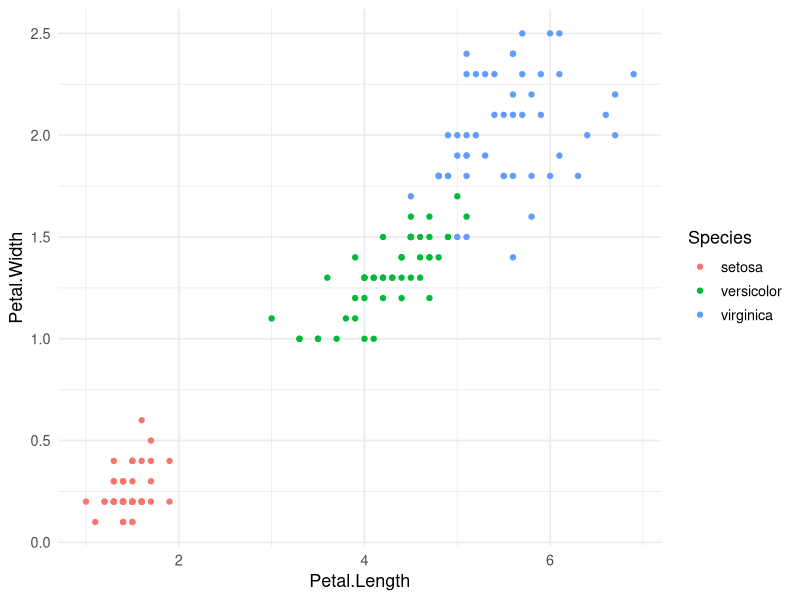
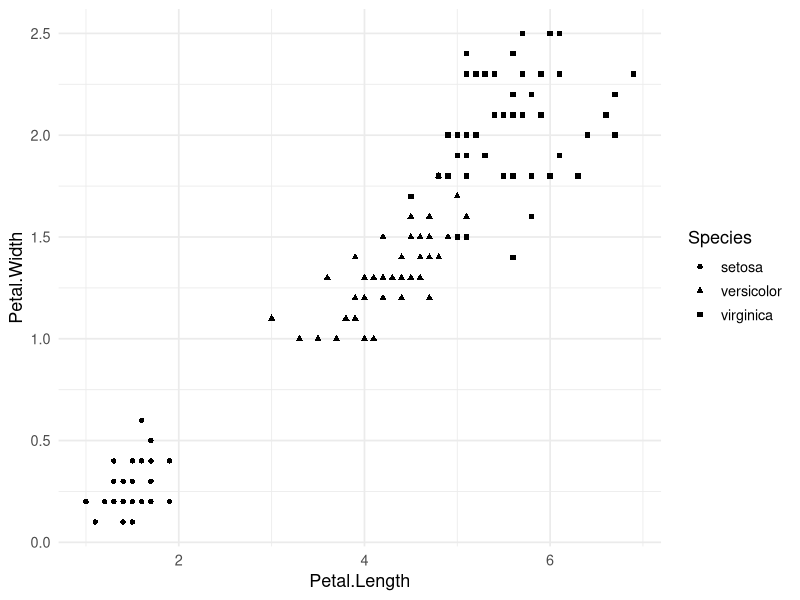
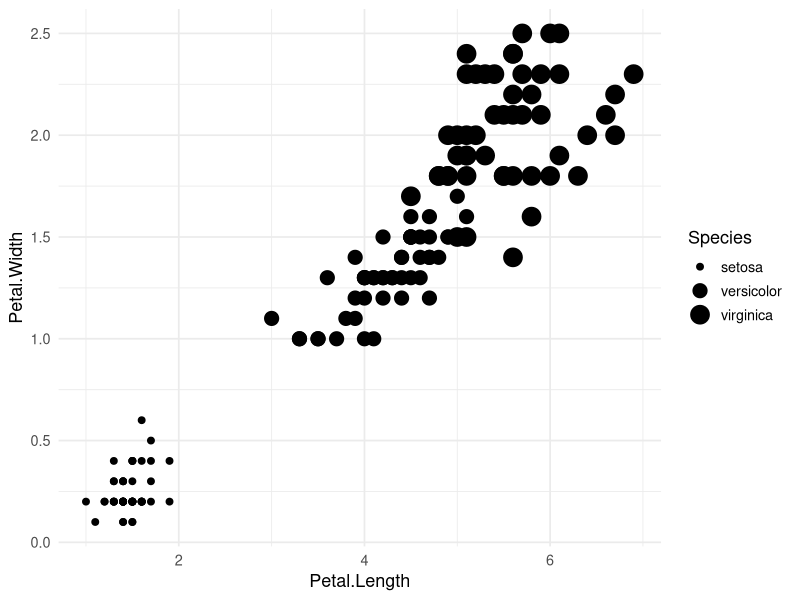
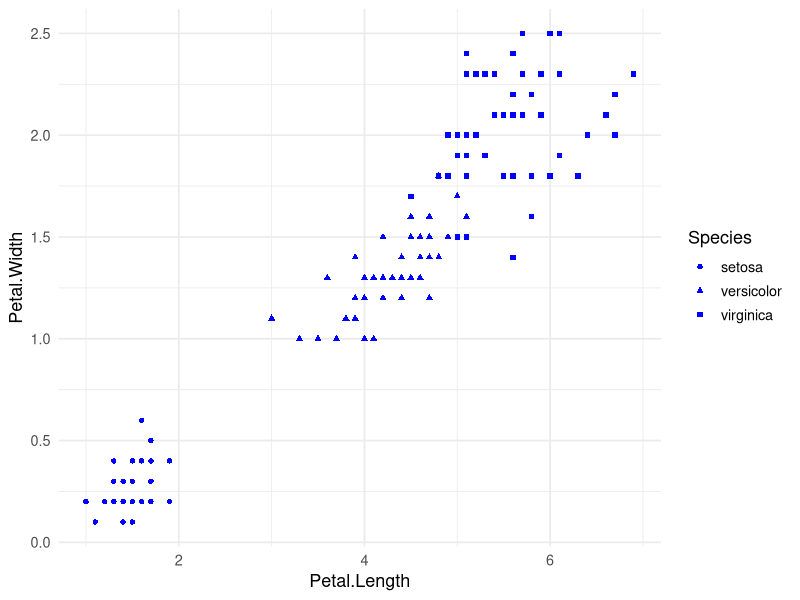
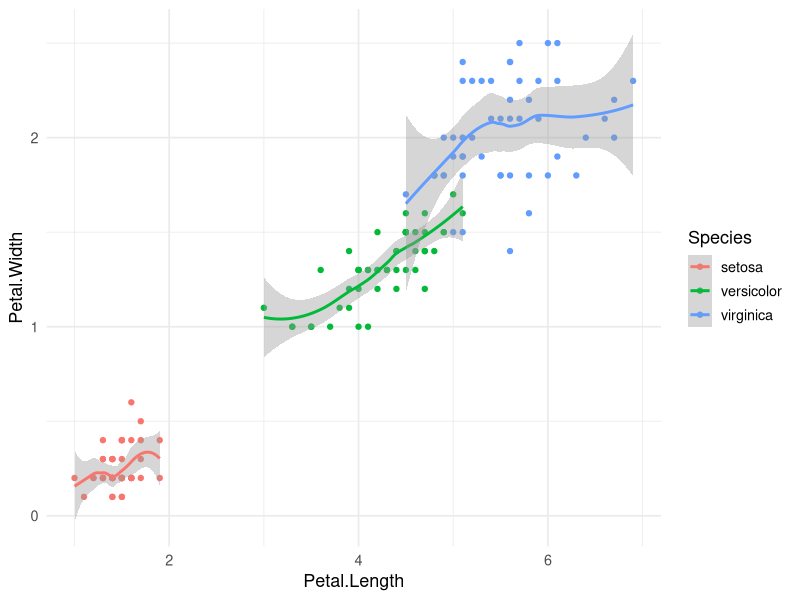
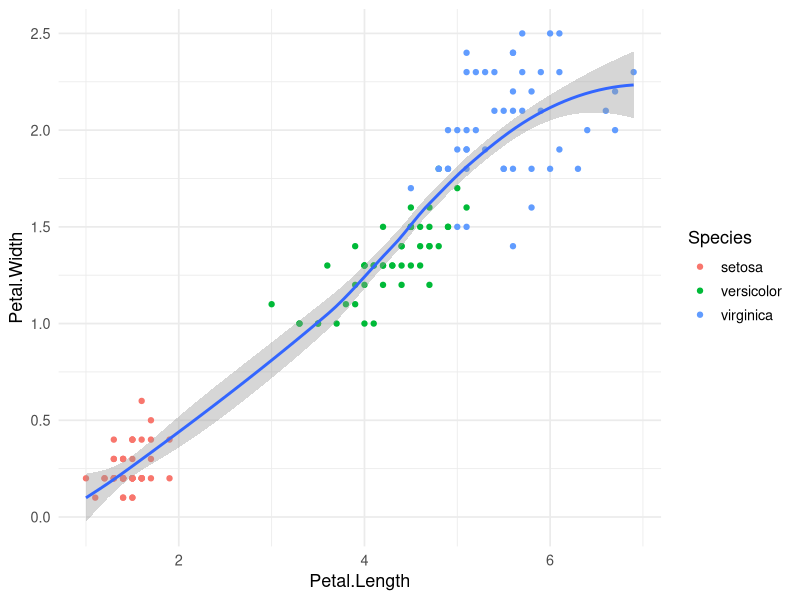
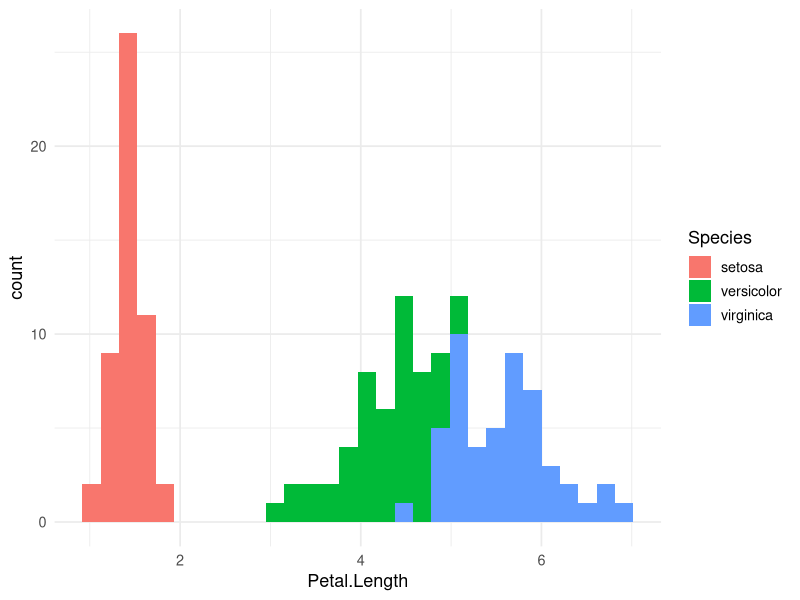
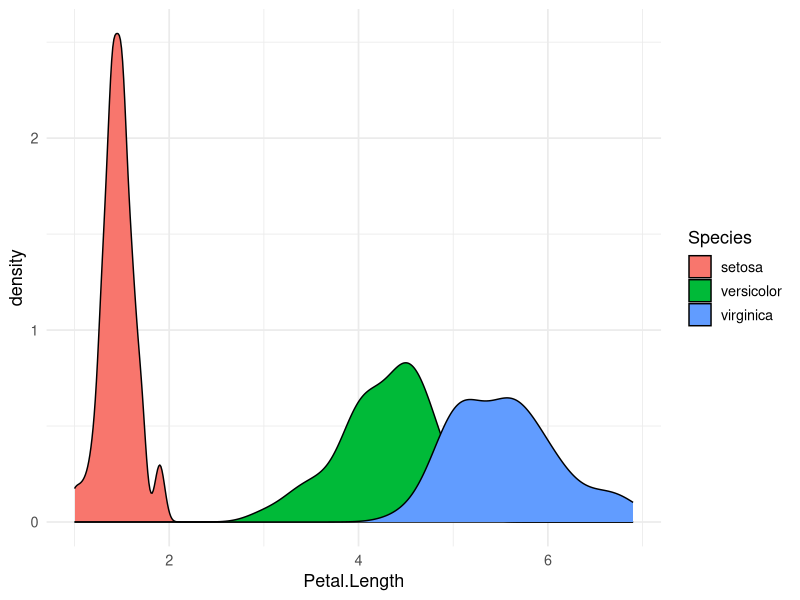

These charts were generated, in order, by the following R code:
## ---- chunk 1
knitr::opts_chunk$set(echo = TRUE, eval = TRUE, message = TRUE, cache = FALSE)
knitr::opts_knit$set(root.dir = here::here("content/codeclub/S05E09"))
## ---- chunk 2
# If you don't have the tidyverse installed, first do so as follows:
# install.packages("tidyverse")
## ---- chunk 3
library(tidyverse)
## ---- chunk 4
# - Overview of themes: https://ggplot2.tidyverse.org/reference/ggtheme.html
# - The default base_size is 11, setting to 13 will make any text larger
theme_set(theme_minimal(base_size = 13))
## ---- chunk 5
head(iris)
## ---- chunk 6
# Recall: wrapping code inside "aes()" conveys that we are mapping aesthetics
ggplot(data = iris,
       mapping = aes(x = Petal.Length, y = Petal.Width, color = Species)) +
  geom_point()
## ---- chunk 7
ggplot(data = iris,
       mapping = aes(x = Petal.Length, y = Petal.Width, shape = Species)) +
  geom_point()
## ---- chunk 8
ggplot(data = iris,
       mapping = aes(x = Petal.Length, y = Petal.Width, size = Species)) +
  geom_point()
## ---- chunk 9
ggplot(data = iris,
       mapping = aes(x = Petal.Length, y = Petal.Width, shape = Species)) +
  geom_point(color = "blue")
## ---- chunk 10
ggplot(data = iris,
       mapping = aes(x = Petal.Length, y = Petal.Width, color = Species)) +
  geom_point() +
  geom_smooth()
## ---- chunk 11
ggplot(data = iris,
       mapping = aes(x = Petal.Length, y = Petal.Width)) +
  geom_point(mapping = aes(color = Species)) +
  geom_smooth()
## ---- chunk 12
ggplot(data = iris,
       mapping = aes(x = Petal.Length, fill = Species)) +
  geom_histogram()
## ---- chunk 13
ggplot(data = iris,
       mapping = aes(x = Petal.Length, fill = Species)) +
  geom_density()
## ---- chunk 14
ggplot(data = iris,
       mapping = aes(y = Petal.Length, x = Species, fill = Species)) +
  geom_boxplot()
## ---- chunk 15
ggplot(data = iris,
       mapping = aes(y = Petal.Length, x = Species, fill = Species)) +
  geom_violin()
## ---- chunk 16
library(ggridges)

ggplot(data = iris,
       mapping = aes(x = Sepal.Length, y = Species, fill = Species)) +
  geom_density_ridges(alpha = 0.5)
## ---- chunk 17
head(mpg)
## ---- chunk 18
ggplot(data = mpg,
       mapping = aes(x = hwy, y = drv, fill = drv)) +
  geom_density_ridges()
## ---- chunk 19
ggplot(data = mpg,
       mapping = aes(x = hwy, y = drv, fill = drv)) +
  geom_density_ridges(alpha = 0.5)
## ---- chunk 20
ggplot(data = mpg,
       mapping = aes(x = hwy, y = drv, fill = drv, color = drv)) +
  geom_density_ridges(alpha = 0.5)
## ---- chunk 21
ggplot(data = mpg,
       mapping = aes(x = hwy, y = drv, fill = drv, color = drv)) +
  geom_density_ridges(alpha = 0.5, show.legend = FALSE)
## ---- chunk 22
ggplot(data = mpg) + 
  geom_point(mapping = aes(x = displ, y = hwy, color = "blue"))
## ---- chunk 23
ggplot(data = mpg) + 
  geom_point(mapping = aes(x = displ, y = hwy),
             color = "blue")
## ---- chunk 24
ggplot(data = mpg) + 
  geom_point(mapping = aes(x = displ, y = hwy, color = displ < 5))
## ---- chunk 25
mpg$displ < 5
